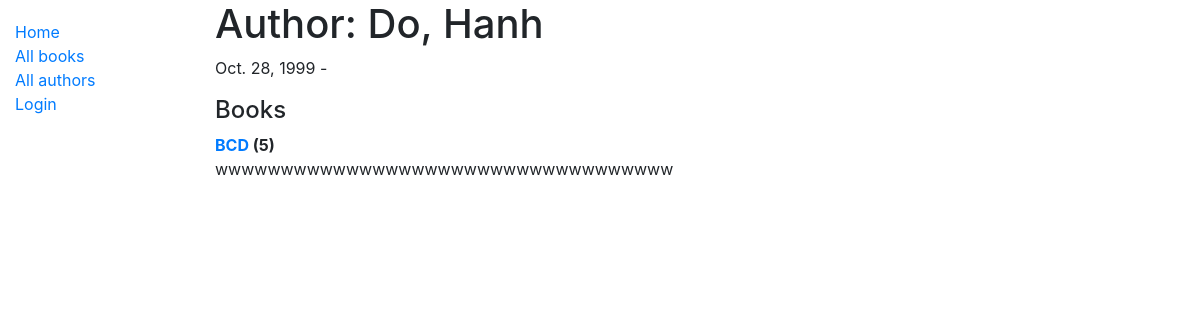
/catalog/author/2, run on the app's committed database.
### catalog/models.py (models this page shows, shortened)
class Author(models.Model):
    first_name = models.CharField(max_length=100)
    last_name = models.CharField(max_length=100)
    date_of_birth = models.DateField(null=True, blank=True)
    date_of_death = models.DateField('Died', null=True, blank=True)
    class Meta:
        ordering = ['last_name', 'first_name']
    def __str__(self):
        return f'{self.last_name}, {self.first_name}'

class Book(models.Model):
    title = models.CharField(max_length=200)
    author = models.ForeignKey('Author', on_delete=models.SET_NULL, null=True)
    summary = models.TextField(max_length=1000, help_text='Enter a brief description of the book')
    isbn = models.CharField('ISBN', max_length=13, unique=True,
        help_text='13 Character <a href="https://www.isbn-international.org/content/what-isbn">\
            ISBN number</a>')
    genre = models.ManyToManyField(Genre, help_text='Select a genre for this book')
    def __str__(self):
        return self.title
    def display_genre(self):
        """Create a string for the Genre. This is required to display genre in Admin."""
        return ', '.join(genre.name for genre in self.genre.all()[:3])
    display_genre.short_description = 'Genre'
    @property
    def get_copies(self):
        return self.bookinstance_set.all()

### catalog/views.py (the view)
# urls.py: path('author/<int:pk>', views.AuthorDetailView.as_view(), name='author-detail'),
class AuthorDetailView(generic.DetailView):
    model = Author
    def get_context_data(self, **kwargs):
        context = super().get_context_data(**kwargs)
        context['books'] = context['author'].book_set.all()
        return context

### catalog/templates/catalog/author_detail.html
{% extends "base_generic.html" %}
{% load i18n %}
{% block content %}
    <h1>{% trans "Author:" %} {{ author }} </h1>
    <p>{{author.date_of_birth}} - {% if author.date_of_death %}{{author.date_of_death}}{% endif %}</p>
    <div class="book-container">
        <h4>{% trans "Books" %}</h4>
        <dl>
            {% for book in books %}
                <dt><a href="{% url 'book-detail' book.pk %}">{{book}}</a> ({{book.get_copies.count}})</dt>
                <dd>{{book.summary}}</dd>
            {% endfor %}
        </dl>
    </div>
{% endblock %}

### data on the page
Author: last_name+first_name "Do, Hanh", date_of_birth "Oct. 28, 1999"
Book: title "BCD", get_copies.count "5", summary "wwwwwwwwwwwwwwwwwwwwwwwwwwwwwwwwwww"
